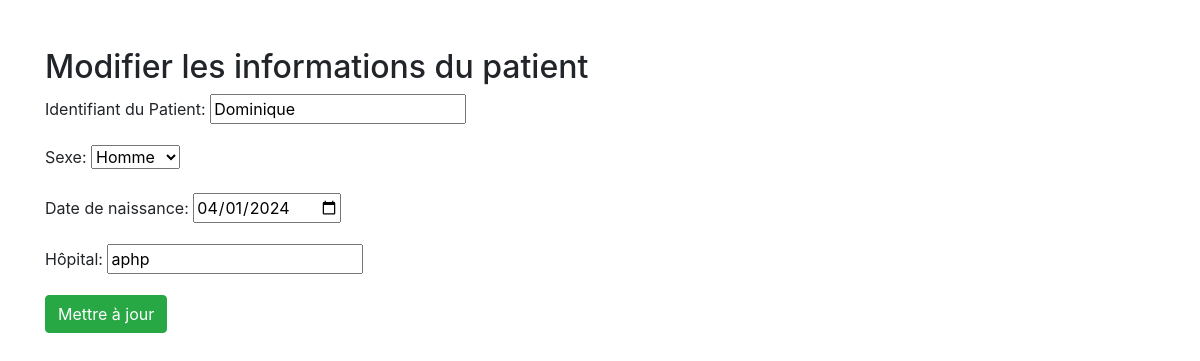
Screenshot of /edit_patient/6/ (signed in) with the database file from the repository.
### WEBAPP/models.py (models this page shows, shortened)
class Patient(models.Model):
    SEX_CHOICES = (
        ('M', 'Homme'),
        ('F', 'Femme'),
    )
    user = models.ForeignKey(settings.AUTH_USER_MODEL, on_delete=models.CASCADE, related_name='patients', verbose_name="Utilisateur")
    patient_id = models.CharField(max_length=100, verbose_name="Identifiant du Patient")
    sex = models.CharField(max_length=1, choices=(('M', 'Homme'), ('F', 'Femme')), verbose_name="Sexe")
    birth_date = models.DateField(verbose_name="Date de naissance")
    hospital = models.CharField(max_length=100, verbose_name="Hôpital")

### WEBAPP/views.py (the view)
# urls.py: path('edit_patient/<int:patient_id>/', views.edit_patient, name='edit_patient'),
@login_required
def edit_patient(request, patient_id):
    patient = get_object_or_404(Patient, id=patient_id, user=request.user)  # S'assurer que le patient appartient à l'utilisateur
    if request.method == 'POST':
        form = PatientForm(request.POST, instance=patient)
        if form.is_valid():
            form.save()
            messages.success(request, "Les informations du patient ont été mises à jour.")
            return redirect('welcome')
    else:
        form = PatientForm(instance=patient)
    return render(request, 'WEBAPP/edit_patient.html', {'form': form})

### WEBAPP/forms.py
class PatientForm(forms.ModelForm):
    class Meta:
        model = Patient
        exclude = ['user']  # Exclure le champ utilisateur
        fields = ['patient_id', 'sex', 'birth_date', 'hospital']
        widgets = {
            'birth_date': forms.DateInput(attrs={'type': 'date'}),
            'sex': forms.Select(),
        }
    def __init__(self, *args, **kwargs):
        super(PatientForm, self).__init__(*args, **kwargs)
        self.fields['sex'].initial = 'F'
        self.fields['sex'].empty_label = "Sélectionner le sexe"
        self.fields['sex'].required = True

### WEBAPP/templates/WEBAPP/edit_patient.html (shortened to what this page needs)
{% extends 'base.html' %}
{% block content %}
<h2>Modifier les informations du patient</h2>
<form method="post">
    {{ form.as_p }}
    <button type="submit" class="btn btn-success">Mettre à jour</button>
</form>
{% endblock %}

### rows the page displays
Patient: patient_id "Dominique", sex "Homme", birth_date "04/01/2024", hospital "aphp"
